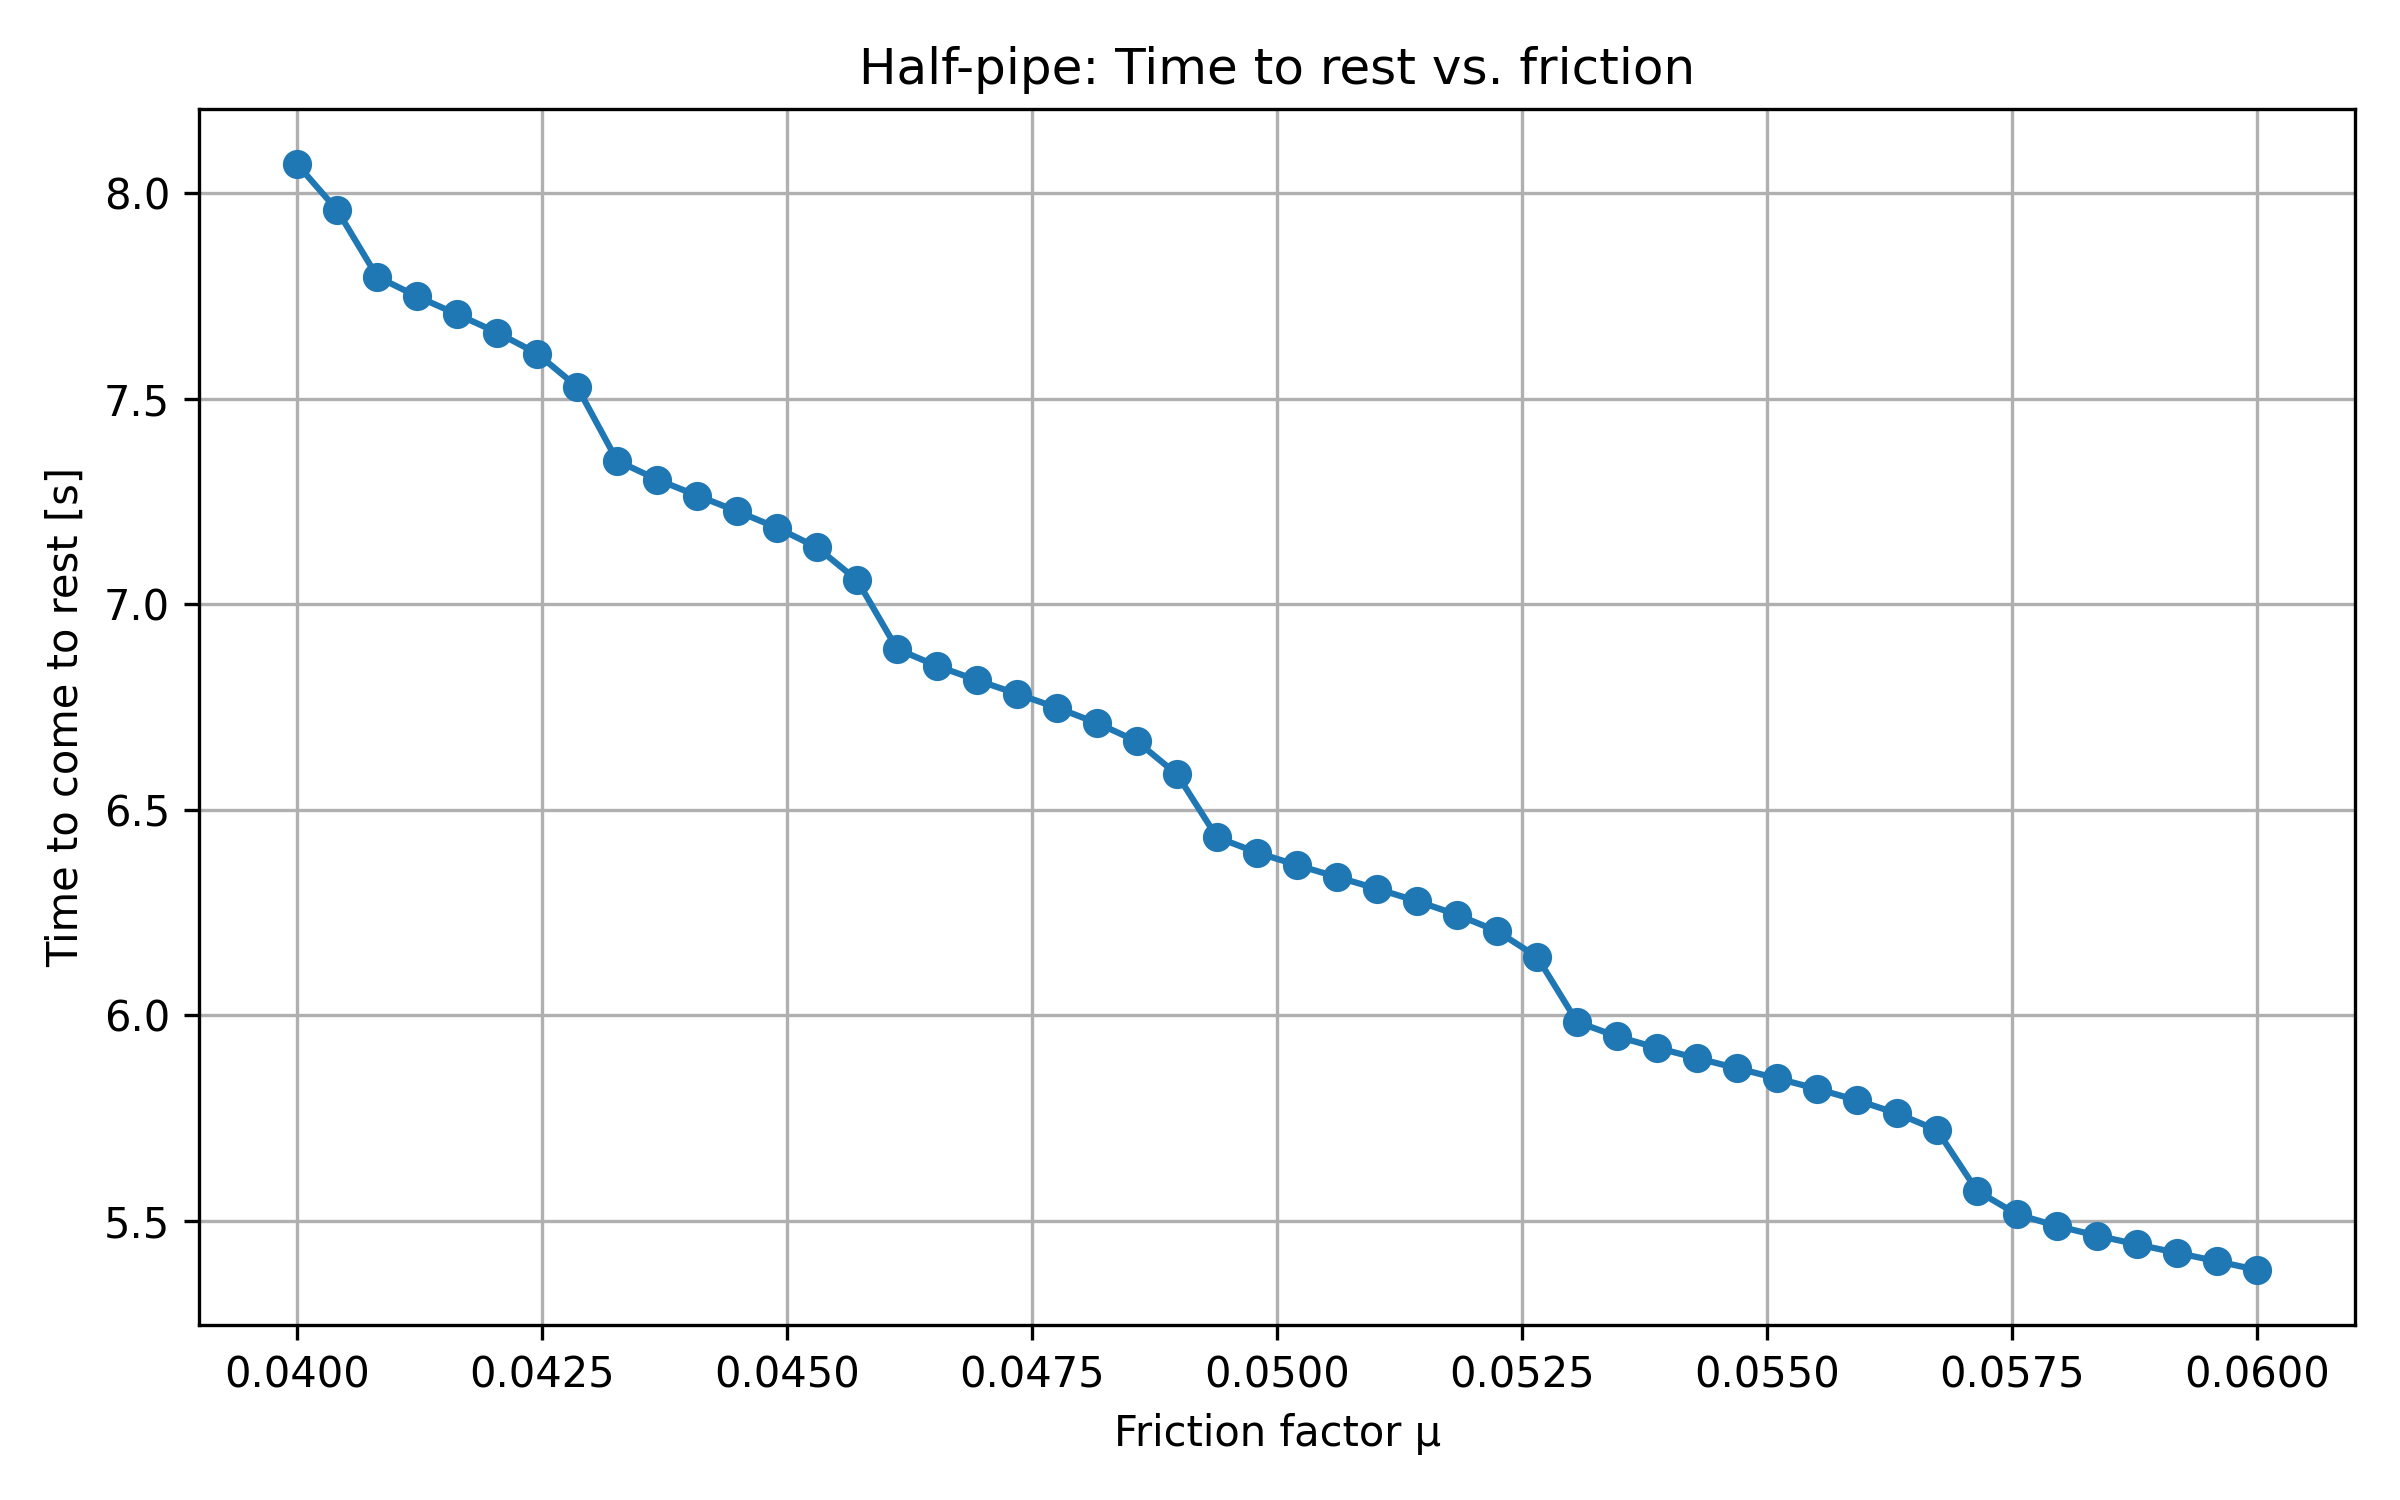

The Python source for this figure:
import numpy as np
import matplotlib.pyplot as plt
from stunt_jump_functions import simulate_stunt_jump, convert_in_to_m


def main():
    # Define anchor locations (in feet converted to inches)
    anchor_locations = np.array([
        [0, 1],
        [1, 0],
        [2, 1],
    ]) * 12

    # Ring positions (feet)
    ring_1 = [5, 1.75]
    ring_2 = [6, 1.6]
    ring_3 = [7, 0.9]

    # Initial position on ramp (in meters)
    p_initial = 0.0 * convert_in_to_m

    # Sweep friction factors
    friction_factors = np.linspace(0.04, 0.06, 50)
    times_to_rest = []

    for mu in friction_factors:
        print(f'mu: {mu}')
        params = {
            'friction_factor': mu,
            'p_initial':       p_initial,
            'ramp_type':       'halfpipe',    # stops on ramp
            'animation_flag':  False,
            'anchor_locations': anchor_locations,
            'ring_1':           ring_1,
            'ring_2':           ring_2,
            'ring_3':           ring_3
        }

        results = simulate_stunt_jump(params)
        t_rest = results['ramp_result']['t_to_rest']
        times_to_rest.append(t_rest if t_rest is not None else np.nan)

    # Plot results
    plt.figure(figsize=(8,5))
    plt.plot(friction_factors, times_to_rest, 'o-', color='tab:blue')
    plt.xlabel('Friction factor μ')
    plt.ylabel('Time to come to rest [s]')
    plt.title('Half-pipe: Time to rest vs. friction')
    plt.grid(True)
    plt.tight_layout()
    plt.savefig('time_to_rest_vs_friction.png', dpi=300)


if __name__ == '__main__':
    main() 